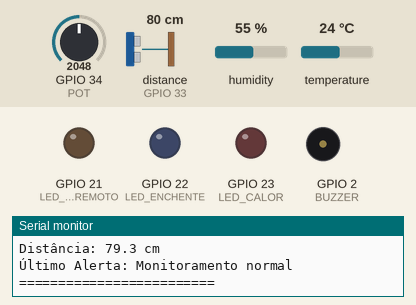
The sketch below on a simulated ESP32. Parts: output pins drawn as LEDs (lit = HIGH), buzzer (waves = sounding), the last lines printed to the serial monitor. Wiring (from diagram.json): ultrasonic range finder: trigger GPIO 32; echo GPIO 33. The test bench sets the inputs (shaded band); at power-on: distance to the obstacle (sensor on GPIO 33) 80 cm, temperature 24 °C, GPIO 34 (POT) = 2048, humidity 55 %. The echo pulse lasts 58.3 µs per cm; WiFi joins after 1.5 s; servers stay silent unless stated; random numbers use the default seed unless the sketch sets one; no MQTT or app messages arrive unless stated; pins used as bus, display or sensor lines are not drawn.

Above: at 2.7 s.
2.8 s: distance to the obstacle (sensor on GPIO 33) set to 23 cm
5.5 s: distance to the obstacle (sensor on GPIO 33) set to 19 cm
At 7.1 s:
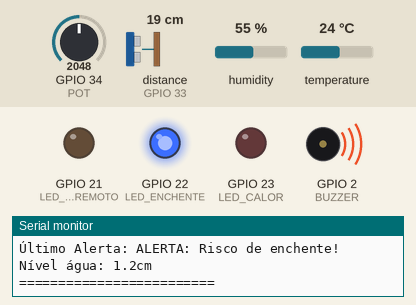
11.5 s: temperature set to 34.4 °C
15.0 s: temperature set to 35.8 °C
At 17.4 s:
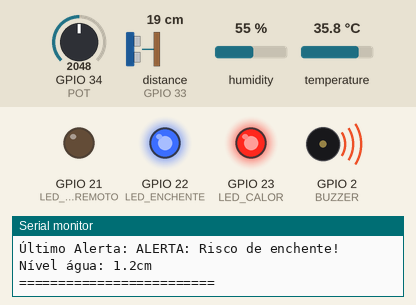
19.5 s: GPIO 34 (POT) set to 2957
23.0 s: GPIO 34 (POT) set to 3042
At 25.0 s:
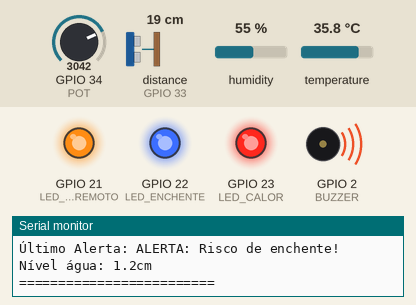
Timing chart, 0 to 28.5 s (numbered marks = the images above; inputs shaded):
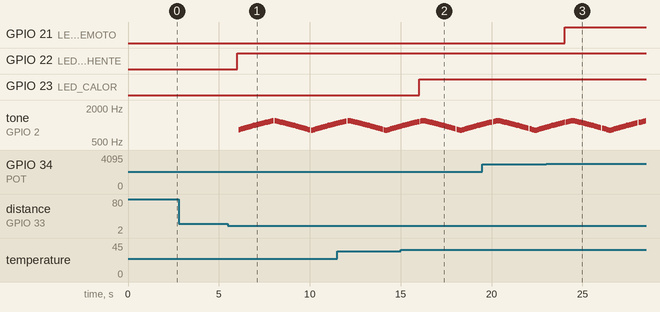

Measured:
- the behaviour switches between 21 and 20 cm on distance to the obstacle (sensor on GPIO 33) (found by bisection; images 0 and 1)
- the behaviour switches between 35 and 35.1 °C on temperature (found by bisection; images 1 and 2)
- the behaviour switches between 3000 and 3001 on GPIO 34 (POT) (found by bisection; images 2 and 3)
- after the input at 5.5 s, GPIO 22 (LED_ENCHENTE): LOW → HIGH after 0.52 s; tone on GPIO 2 (BUZZER): plays 820 Hz for 0.05 s, 830 Hz for 0.05 s, 840 Hz for 0.05 s, 850 Hz for 0.05 s, 860 Hz for 0.05 s, 870 Hz for 0.05 s … (104 notes in this stretch), starting after 0.58 s
- after the input at 15.0 s, GPIO 23 (LED_CALOR): LOW → HIGH after 1.0 s
- after the input at 23.0 s, GPIO 21 (LED_TERREMOTO): LOW → HIGH after 1.0 s

The sketch:

resiliencehub-iot.ino
```cpp
#include <WiFi.h>
#include <PubSubClient.h>
#include "DHTesp.h"

// Definições dos pinos
#define LED_TERREMOTO 21    // LED1 - Alerta de terremoto (vibração)
#define LED_CALOR 23        // LED2 - Alerta de calor extremo
#define LED_ENCHENTE 22     // LED3 - Alerta de enchente
#define BUZZER 2
#define DHT 13              // Sensor de temperatura/umidade
#define HC_TRIG 32          // Sensor de distância (nível água)
#define HC_ECHO 33
#define POT 34              // Potenciômetro (simula sensor sísmico)

// Configurações
const char* ssid = "Wokwi-GUEST";
const char* password = "";
const char* mqtt_server = "broker.hivemq.com";

WiFiClient espClient;
PubSubClient client(espClient);
DHTesp dhtSensor;

// Variáveis para controle de alertas
bool alerta_terremoto = false;
bool alerta_calor = false;
bool alerta_enchente = false;
String ultimo_alerta = "Nenhum alerta ativo";

unsigned long ultimoAlarme = 0;
int frequenciaAtual = 800;
bool crescendo = true;
bool alarmeAtivo = false;

// Limiares para os alertas
const float TEMP_ALERTA = 35.0;       // Temperatura crítica (°C)
const int VIBRACAO_ALERTA = 3000;     // Nível de vibração crítico
const float DISTANCIA_ALERTA = 20.0;  // Distância crítica para enchente (cm)

void setup_wifi() {
  delay(10);
  Serial.println("\nConectando a " + String(ssid));

  WiFi.begin(ssid, password);
  while (WiFi.status() != WL_CONNECTED) {
    delay(500);
    Serial.print(".");
  }

  Serial.println("\nWiFi conectado\nIP: " + WiFi.localIP().toString());
}

void reconnect() {
  while (!client.connected()) {
    Serial.print("Conectando MQTT...");
    String clientId = "ESP32-AlertaDesastres-";
    clientId += String(random(0xffff), HEX);

    if (client.connect(clientId.c_str())) {
      Serial.println("conectado");
      // Publica status inicial
      client.publish("esp32/alertas/status", "Sistema iniciado");
    } else {
      Serial.println("falha, rc=" + String(client.state()) + " tentando em 5s...");
      delay(5000);
    }
  }
}

void verificarAlertas(float temperatura, int vibracao, float distancia) {
  // Reinicia estados de alerta
  alerta_terremoto = false;
  alerta_calor = false;
  alerta_enchente = false;

  // Verifica cada tipo de alerta
  if (vibracao > VIBRACAO_ALERTA) {
    alerta_terremoto = true;
    ultimo_alerta = "ALERTA: Terremoto detectado! Vibração: " + String(vibracao);
  }

  if (temperatura > TEMP_ALERTA) {
    alerta_calor = true;
    ultimo_alerta = "ALERTA: Calor extremo! Temperatura: " + String(temperatura, 1) + "°C";
  }

  if (distancia < DISTANCIA_ALERTA) {
    alerta_enchente = true;
    ultimo_alerta = "ALERTA: Risco de enchente! Nível água: " + String(DISTANCIA_ALERTA - distancia, 1) + "cm";
  }

  // Ativa LEDs e buzzer conforme alertas
  digitalWrite(LED_TERREMOTO, alerta_terremoto ? HIGH : LOW);
  digitalWrite(LED_CALOR, alerta_calor ? HIGH : LOW);
  digitalWrite(LED_ENCHENTE, alerta_enchente ? HIGH : LOW);

  alarmeAtivo = (alerta_terremoto || alerta_calor || alerta_enchente);

  // Ativa buzzer se qualquer alerta estiver ativo
  if (!alarmeAtivo) {
    noTone(BUZZER);
    ultimo_alerta = "Monitoramento normal";
  }
}

void atualizarAlarme() {
  if (!alarmeAtivo) return;

  unsigned long agora = millis();

  // Atualiza a frequência a cada 50ms para criar efeito de sirene
  if (agora - ultimoAlarme > 50) {
    ultimoAlarme = agora;

    // Varia a frequência entre 800-1200Hz
    if (crescendo) {
      frequenciaAtual += 10;
      if (frequenciaAtual >= 1200) crescendo = false;
    } else {
      frequenciaAtual -= 10;
      if (frequenciaAtual <= 800) crescendo = true;
    }

    tone(BUZZER, frequenciaAtual);
  }

  // Padrão intermitente (1s ligado, 1s desligado)
  static bool buzzerLigado = true;
  static unsigned long ultimoToggle = 0;

  if (agora - ultimoToggle > 1000) {
    ultimoToggle = agora;
    buzzerLigado = !buzzerLigado;

    if (buzzerLigado) {
      tone(BUZZER, frequenciaAtual);
    } else {
      noTone(BUZZER);
    }
  }
}

void setup() {
  Serial.begin(115200);

  // Configura pinos
  pinMode(LED_TERREMOTO, OUTPUT);
  pinMode(LED_CALOR, OUTPUT);
  pinMode(LED_ENCHENTE, OUTPUT);
  pinMode(BUZZER, OUTPUT);
  pinMode(POT, INPUT);
  pinMode(HC_TRIG, OUTPUT);
  pinMode(HC_ECHO, INPUT);

  // Inicializa sensor DHT
  dhtSensor.setup(DHT, DHTesp::DHT22);

  // Conecta WiFi e MQTT
  setup_wifi();
  client.setServer(mqtt_server, 1883);
}

void loop() {
  if (!client.connected()) {
    reconnect();
  }
  client.loop();

  static unsigned long lastUpdate = 0;
  if (millis() - lastUpdate > 2000) { // Atualiza a cada 2 segundos
    lastUpdate = millis();

    // Lê sensores
    TempAndHumidity data = dhtSensor.getTempAndHumidity();
    int vibracao = analogRead(POT);

    // Mede distância (nível de água simulado)
    digitalWrite(HC_TRIG, HIGH);
    delayMicroseconds(10);
    digitalWrite(HC_TRIG, LOW);
    float distancia_cm = 0.017 * pulseIn(HC_ECHO, HIGH);

    // Verifica alertas
    verificarAlertas(data.temperature, vibracao, distancia_cm);

    // Publica dados e alertas
    client.publish("esp32/alertas/temperatura", String(data.temperature, 1).c_str());
    client.publish("esp32/alertas/vibracao", String(vibracao).c_str());
    client.publish("esp32/alertas/nivel_agua", String(distancia_cm, 1).c_str());
    client.publish("esp32/alertas/ultimo_alerta", ultimo_alerta.c_str());

    // Debug no Serial Monitor
    Serial.println("=== Dados dos Sensores ===");
    Serial.println("Temperatura: " + String(data.temperature, 1) + "°C");
    Serial.println("Vibração: " + String(vibracao));
    Serial.println("Distância: " + String(distancia_cm, 1) + " cm");
    Serial.println("Último Alerta: " + ultimo_alerta);
    Serial.println("=========================");

    atualizarAlarme();
  }

  atualizarAlarme();
}
```
